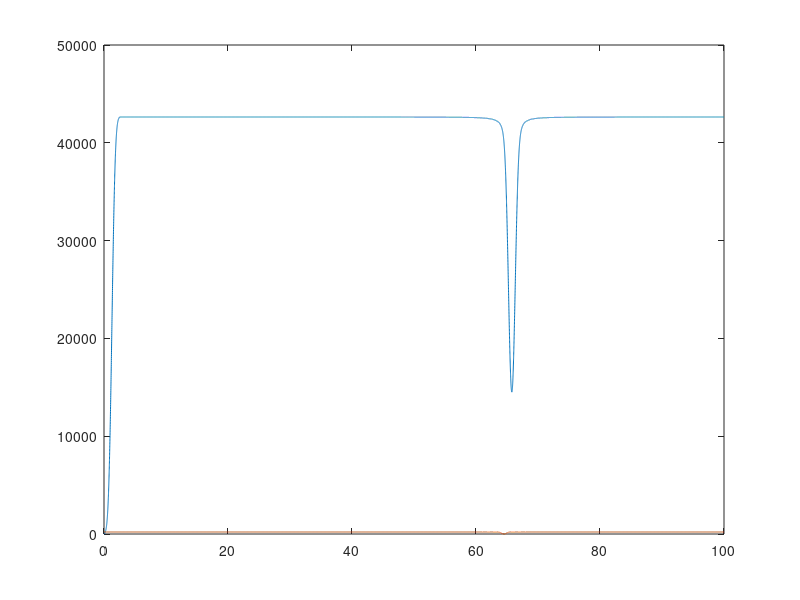
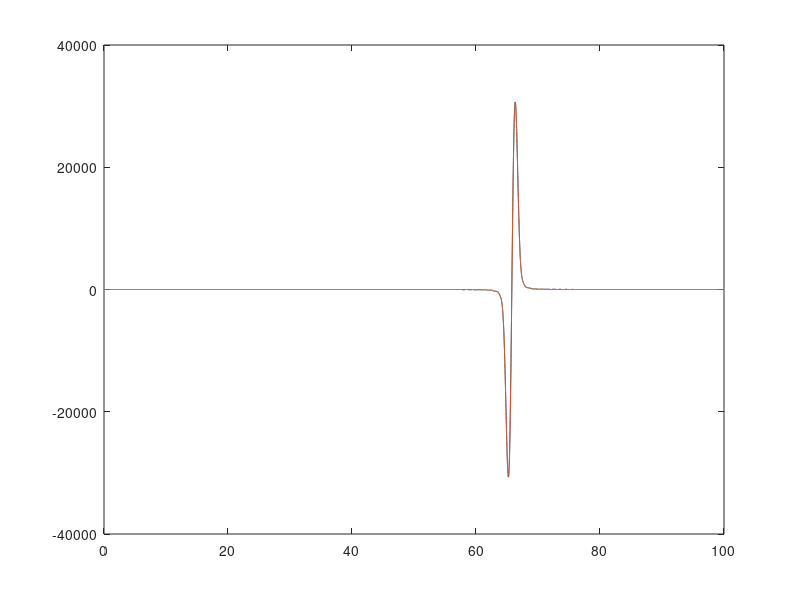

Write MATLAB code to recreate these figures, in order. (Note: this script raises an error after producing the figures.)
clc
% close all
clearvars

% This is not correct. Noise should most likely not be added to the
% measured signal. 

% It should be added during the LMC updates to the parameters
% This has the effect of Gaussian smoothing the gradients
%% Create a chirp

fs = 200;
Td = 1;
Nc = 1; 

N = Td * fs;


% Parameters
f0 = 64.5;
tind  = (0:1/fs:Td-1/fs).';

y = exp(2*pi*1j * f0*tind) + 0.01 * complex(randn(N,1), randn(N,1));

% 1. Grid of parameters

f = 0:0.005:fs/2;

J  = zeros(numel(f),1);
dJ = zeros(numel(f),1);
for find = 1:numel(f)

    H  = exp(2*pi*1j * f(find) * tind);
    P  = H * (H' * H)^(-1) * H';
    Po = eye(N,N) - P;
    dH = 2*pi*1j .* tind .* H;
    J(find)  = real(y' * Po * y);
    dJ(find) = -2*real(y' * Po * dH * (H' * H)^(-1) * H' * y);
end

%% Gaussian smoothing J

 w = gausswin(512, 3);

Jcw = filter(w, 1, J);
dJcw = filter(w, 1, dJ);

figure(1)
plot(f, Jcw); 
hold on;
plot(f, J)

figure(2)
plot(f, dJcw); 
hold on;
plot(f, dJcw)

%% Get distributions

T = [1];%, 1, 0.1];
eP1    = zeros(numel(f), numel(T));

for tind = 1:numel(T) 
    eP1(:, tind) = exp(-1/T(tind) .* J);
end

% close all
figure('windowstyle','docked')
tiledlayout flow
nexttile
    plot(f, J);

    grid on; 
nexttile
    plot(f, dJ); hold on;
    grid on;
nexttile
    for tind = 1:numel(T)
        hold on;
        plot(f, eP1(:,tind), 'DisplayName', ['T = ', num2str(T(tind)), ' , \lambda = ', num2str(1/T(tind))]);
    end
    legend('show');
    grid on; 